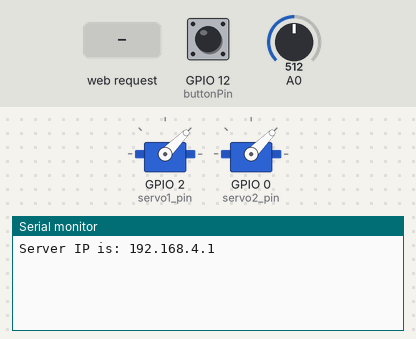
Recording of a sketch running on a simulated ESP8266 (NodeMCU). Shown: 2 × servo, the last lines printed to the serial monitor. The inputs (shaded band) are chosen by the test bench; at power-on: GPIO 12 (buttonPin) LOW, A0 = 512.

Above: at 1.2 s.
1.3 s: HTTP request GET /Servo1_Cup_A received
At 2.0 s:
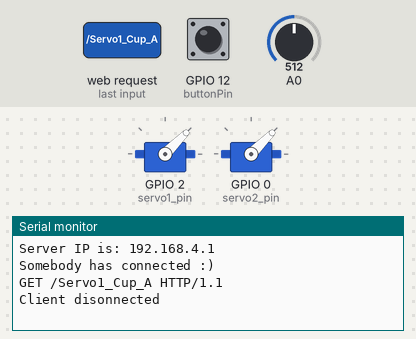
2.8 s: HTTP request GET /Servo1_Cup_B received
At 3.1 s:
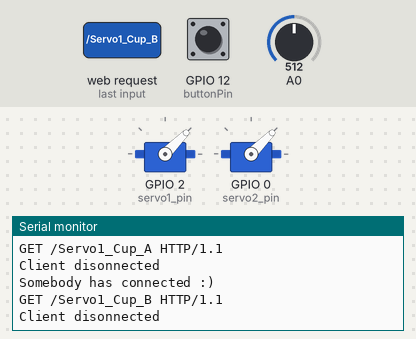
4.3 s: HTTP request GET /Potentiometer_Control1 received
At 5.5 s:
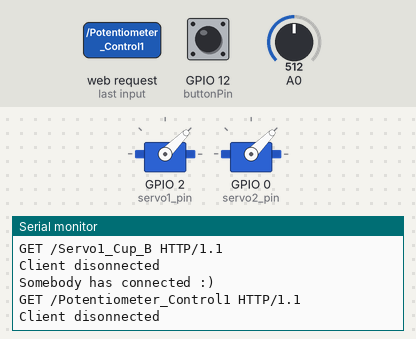

Measured:
- after the input at 1.3 s, the serial monitor: prints a new line at once (image 1)
- after the input at 2.8 s, the serial monitor: prints a new line at once (image 2)
- after the input at 4.3 s, the serial monitor: prints a new line at once (image 3)

The sketch:

instrument_test.ino
```cpp
/* Author: Shun Yao: shunyaorad@gmail.com */

#include <ESP8266WiFi.h>
#include <Servo.h>

// create servo object to control a servo
Servo myservo1;
Servo myservo2;

/* Push button */
const int buttonPin = 12; //Physical pin is 6
int buttonState = 0;

/* Servo parameters */
#define cupA_pos 90    // Position of cup A
#define cupB_pos 0    // Position of cup B
#define rest_pos 45     // Rest position not hit the cup
int servo1_pin = 2;   // Physical Pin is 4
int servo2_pin = 0;   // Physical Pin is 3
int rest_time = 200;  // miliseconds to wait for servo to move
WiFiServer server(80); //Initialize the server on Port 80

/* Potetiometer parameters */
int potDiff = 0;
int potPrev = 0;
int potVal = 0;

void setup() {
  pinMode(buttonPin, INPUT);
  // Potentiometer pin */
  pinMode(A0, INPUT);
  /* Wifi setup */
  //Our ESP8266-12E is an AccessPoint
  WiFi.mode(WIFI_AP);
  // Provide the (SSID, password);
  WiFi.softAP("JAMBOX", "12345678");
  // Start the HTTP Server
  server.begin();

  //Looking under the hood
  //Start communication between the ESP8266-12E and the monitor window
  Serial.begin(115200);
  // Obtain the IP of the Server
  IPAddress HTTPS_ServerIP= WiFi.softAPIP();
  // Print the IP to the monitor window
  Serial.print("Server IP is: ");
  Serial.println(HTTPS_ServerIP);

  /* Servo initialization */
  // attaches the servo
  myservo1.attach(servo1_pin);
  myservo2.attach(servo2_pin);
  // initiate servo position at rest
  myservo1.write(rest_pos);
  myservo2.write(rest_pos);
}

void hit(Servo servo, int t, int pos) {
  // the cup position
  servo.write(pos);
  // wait for servo to move
  delay(t);
  // Go back to rest position
  servo.write(rest_pos);
  // wait for servo to move
  delay(t);
}

/* Servo is controlled rotating potentioeter */

void readPot(Servo servo) {
  servo.write(rest_pos);
    // Loop so that it doesn't terminate itself
    while (true) {
      buttonState = digitalRead(buttonPin);
      int val = analogRead(A0);
      val = map(val, 0, 1023, cupB_pos, cupA_pos);
      servo.write(val);
      delay(15);
      if (buttonState == 1) {
        break;
      }
  }
}

void loop() {
  WiFiClient client = server.available();
  if (!client) {
    return;
  }

  //Looking under the hood
  Serial.println("Somebody has connected :)");

  //Read what the browser has sent into a String class and print the request to the monitor
  String request = client.readStringUntil('\r');

  //Looking under the hood
  Serial.println(request);

  // Prepare the HTML document to respond:
  String s = "HTTP/1.1 200 OK\r\n";
  s += "Content-Type: text/html\r\n\r\n";
  s += "<!DOCTYPE HTML>\r\n<html>\r\n";
  s += "<a href=\"Servo1_Cup_A\">Servo1_Cup_A</a>";
  s += "<br><br><br>";
  s += "<a href=\"Servo1_Cup_B\">Servo1_Cup_B</a>";
  s += "<br><br><br>";
  s += "<a href=\"Servo2_Cup_A\">Servo2_Cup_A</a>";
  s += "<br><br><br>";
  s += "<a href=\"Servo2_Cup_B\">Servo2_Cup_B</a>";
  s += "<br><br><br>";
  s += "</html>\n";
  s += "<a href=\"Potentiometer_Control1\">Potentiometer_Control1</a>";
  s += "</html>\n";
  s += "<br><br><br>";
  s += "</html>\n";
  s += "<a href=\"Potentiometer_Control2\">Potentiometer_Control2</a>";
  s += "</html>\n";

  //Serve the HTML document to the browser.
  client.flush(); //clear previous info in the stream
  client.print(s); // Send the response to the client
  delay(1);
  Serial.println("Client disonnected"); //Looking under the hood

  // Handle the Request
  if (request.indexOf("/Servo1_Cup_A") != -1){
  hit(myservo1, rest_time, cupA_pos);}

  else if (request.indexOf("/Servo1_Cup_B") != -1){
  hit(myservo1, rest_time, cupB_pos);}

  else if (request.indexOf("/Servo2_Cup_A") != -1){
  hit(myservo2, rest_time, cupA_pos);}

  else if (request.indexOf("/Servo2_Cup_B") != -1){
  hit(myservo2, rest_time, cupB_pos);}

  else if (request.indexOf("/Potentiometer_Control1") != -1){
  readPot(myservo1);}

  else if (request.indexOf("/Potentiometer_Control2") != -1){
  readPot(myservo2);}
}
```
